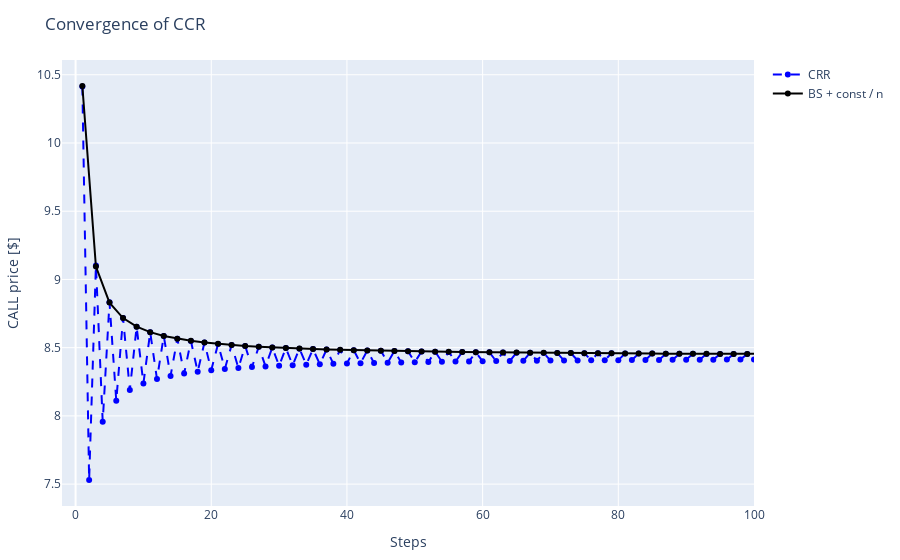

Here is the notebook cell this chart was saved with:
### Code cell
model(t, p) = bs .+ ( p ./ t )
tdata = collect(1:2:500)
ydata = bm[tdata]
p0 = [0.5]

fit = curve_fit(model, tdata, ydata, p0)
param = fit.param
print(param)


BIN_PLOT  = PlotlyJS.scatter(;x=1:length(bm),   y=bm,mode="markers+lines", name="CRR", line=attr(color="blue", width=2, dash="dash"  ))
converg   = PlotlyJS.scatter(;x=tdata, y= model(tdata, param[1]), mode="markers+lines", name="BS + const / n", line=attr(color="black", width=2, dash="solid"  ))

layout    = Layout(title="Convergence of CCR",
                         yaxis_title="CALL price [\$]", xaxis_title="Steps",xaxis_range=[-2,100])

PlotlyJS.plot([BIN_PLOT, converg], layout)

### Figure 1 — Plotly figure (JSON) as saved in the notebook; plotly's stock layout.template omitted (floating-point values rounded to 4 significant figures; data arrays with more than 128 entries replaced by an {"elided": "..."} marker saying what was removed)
{"data": [{"line": {"color": "blue", "dash": "dash", "width": 2}, "mode": "markers+lines", "name": "CRR", "type": "scatter", "x": {"elided": "500 int values"}, "y": {"elided": "500 float values"}}, {"line": {"color": "black", "dash": "solid", "width": 2}, "mode": "markers+lines", "name": "BS + const / n", "type": "scatter", "x": {"elided": "250 int values"}, "y": {"elided": "250 float values"}}], "layout": {"margin": {"b": 50, "l": 50, "r": 50, "t": 60}, "title": "Convergence of CCR", "xaxis": {"range": [-2, 100], "title": {"text": "Steps"}}, "yaxis": {"title": {"text": "CALL price [$]"}}}}
